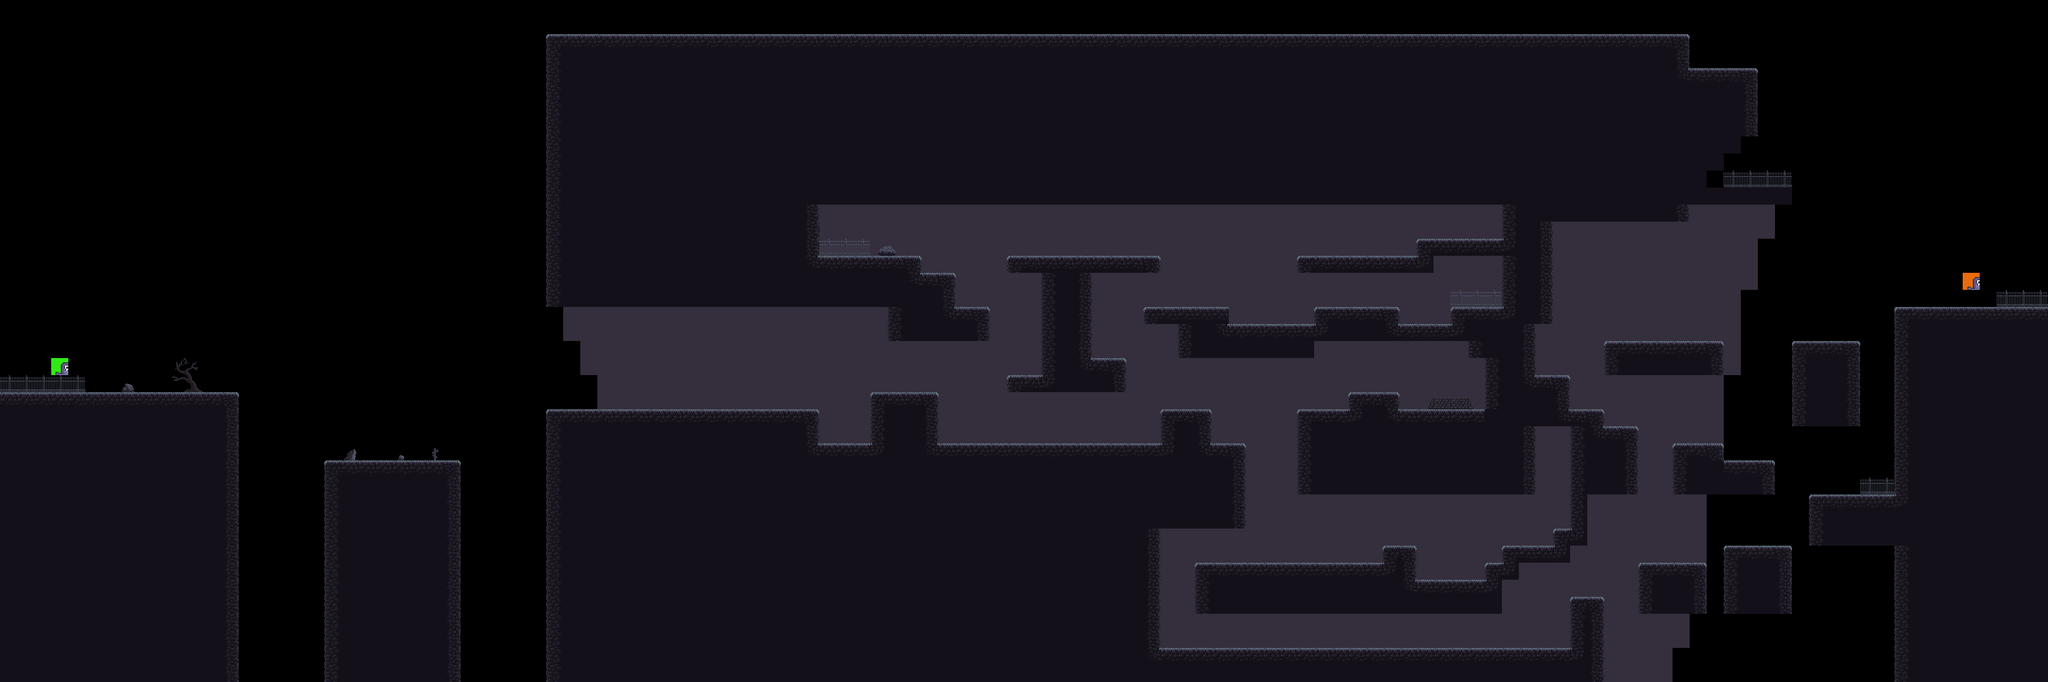

This game map was drawn from its Tiled (.tmx) file and the tilesets committed beside it. A one-line description and the trimmed map source follow:
An orthogonal 120x40 tile map with 32x32 px tiles, 4 tile layers (Decoration, fence, terrain, Start_end), 3 tilesets.

<map version="1.5" tiledversion="1.7.2" orientation="orthogonal" renderorder="right-down" width="120" height="40" tilewidth="32" tileheight="32" infinite="0" nextlayerid="6" nextobjectid="1">
 <editorsettings>
  <export target="../Level_2/1-2map.csv" format="csv" />
 </editorsettings>
 <tileset firstgid="1" source="../Tilesets/forest_tileset.tsx" />
 <tileset firstgid="97" source="../Tilesets/setup_tiles.tsx" />
 <tileset firstgid="129" source="../Tilesets/setup_tileslvl2.tsx" />
 <layer id="2" name="Decoration" width="120" height="40">
  <data>[4800 cells, 1792 non-empty, 13 distinct tile ids]</data>
 </layer>
 <layer id="5" name="fence" width="120" height="40">
  <data>[4800 cells, 26 non-empty, 6 distinct tile ids]</data>
 </layer>
 <layer id="1" name="terrain" width="120" height="40">
  <data>[4800 cells, 2159 non-empty, 8 distinct tile ids]</data>
 </layer>
 <layer id="3" name="Start_end" width="120" height="40">
  <data>[4800 cells, 2 non-empty, 2 distinct tile ids]</data>
 </layer>
</map>
